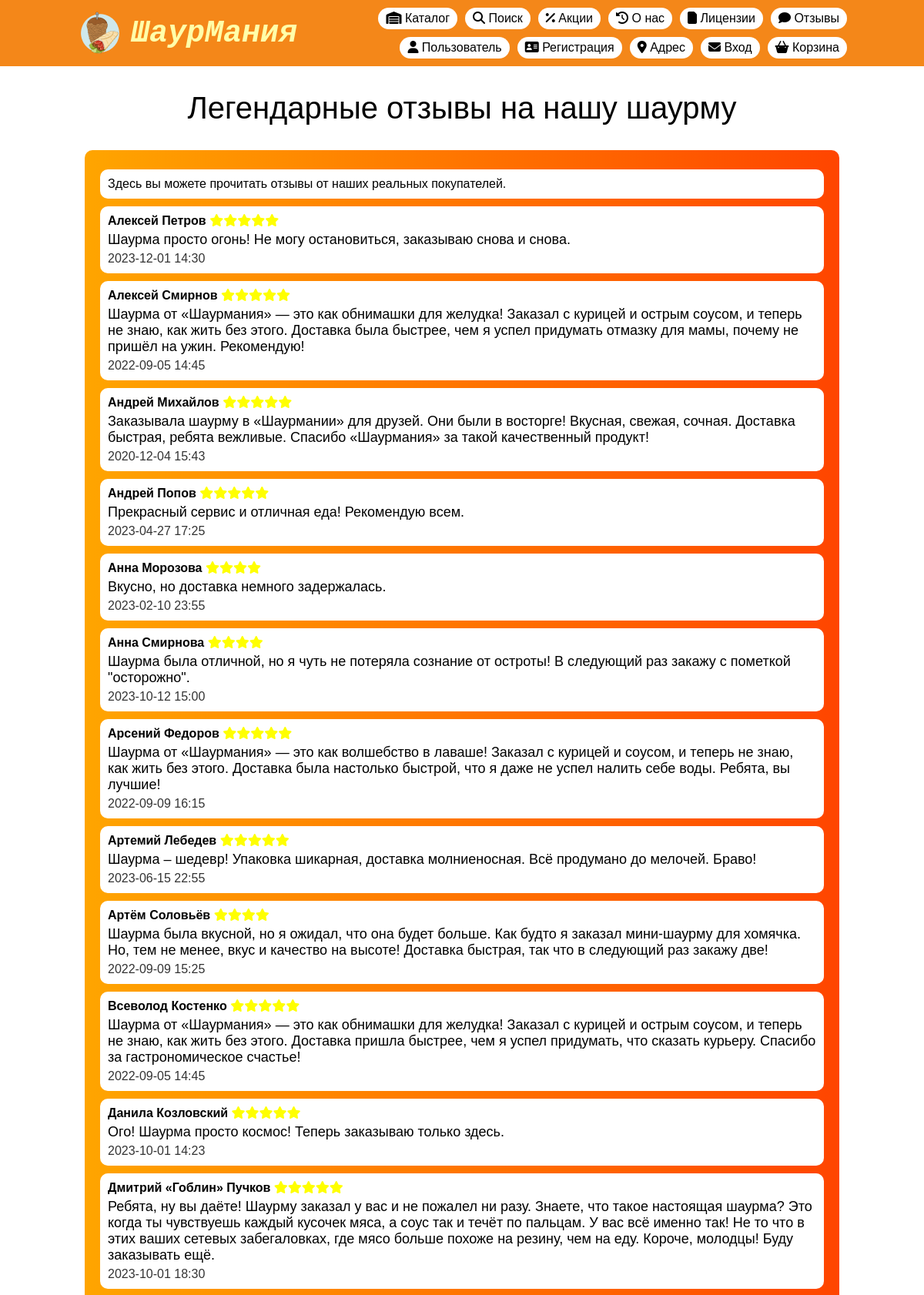
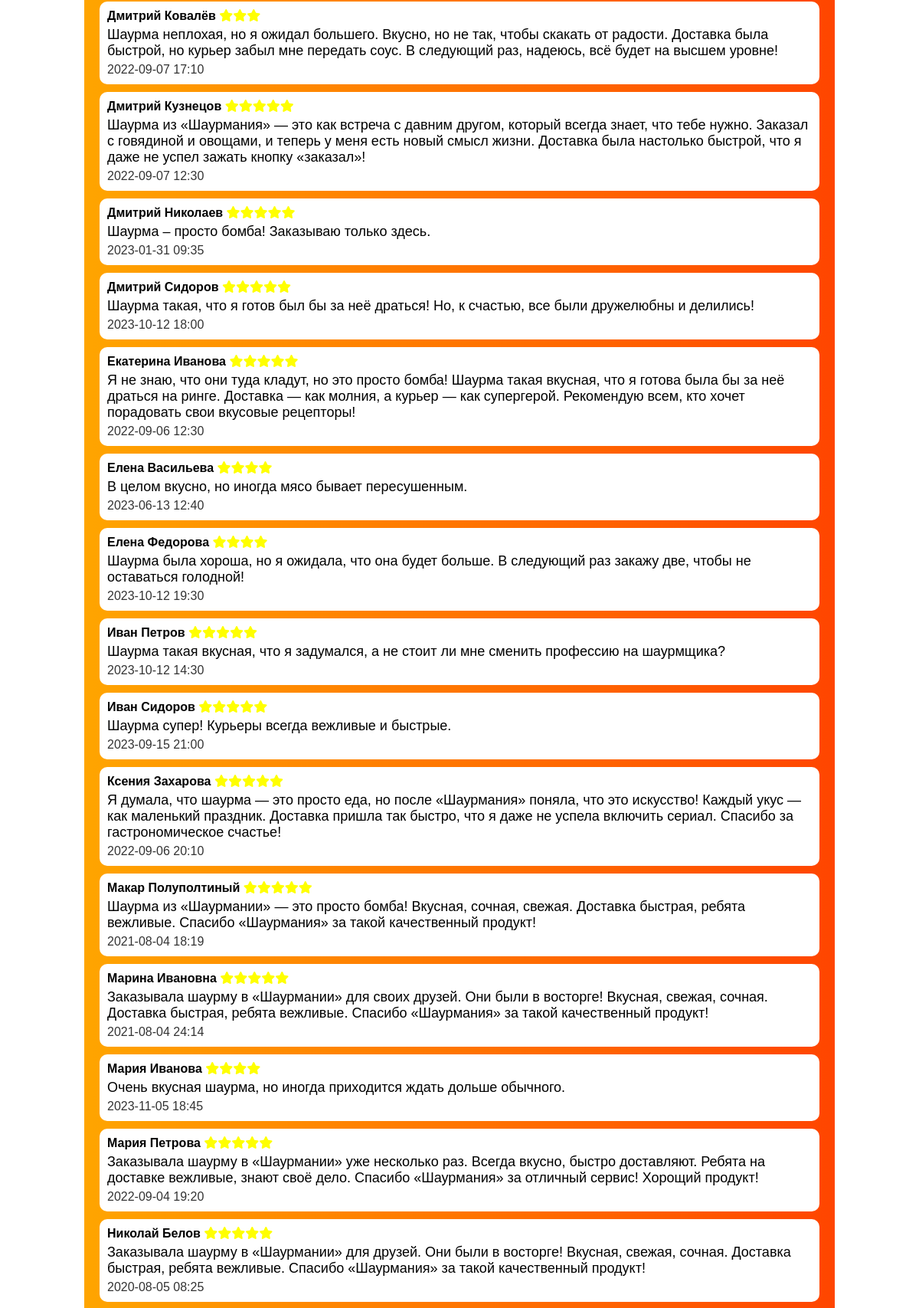
Screenshot of /feedback (upper part) with the database file from the repository (2 pictures, top to bottom).
### main/models.py (models this page shows, shortened)
class Review( models.Model ):
    name    = models.CharField( max_length = 60,  verbose_name = 'Имя' )
    text    = models.TextField( max_length = 600, verbose_name = 'Текст отзыва' )
    stars   = models.SmallIntegerField( validators = [ MinValueValidator(1), MaxValueValidator(5) ],
                                      verbose_name = 'Оценка' )
    shaurma = models.ForeignKey( 'Shaurma', on_delete = models.PROTECT, default = 3, verbose_name = 'Шаурма' )
    date    = models.CharField( max_length = 30, verbose_name = 'Дата/Время записи' )
    class Meta:
        verbose_name = 'отзыв'
        verbose_name_plural = 'отзывы'
        ordering = [ 'name' ]

### main/views.py (the view)
def feedback(request):
    reviews = Review.objects.all()
    ctx = {
        'reviews': reviews
    }
    return render( request, 'main/feedback.html', context = ctx )

### template/main/feedback.html (shortened to what this page needs)
{% extends 'main/base.html' %}
{% load static %}
{% block links %}
    <link rel="stylesheet" href="{% static 'main/css/src/feedback.css' %}">
{% endblock %}
{% block main %}
    <h2 class="h1 text-center">Легендарные отзывы на нашу шаурму</h2>
    <div class="block_feedback">
        <span class="block-feedback__tag">Здесь вы можете прочитать отзывы от наших реальных покупателей.</span>
        {% for review in reviews %}
            <p class="block-feedback__tag">
                <span class="name">{{ review.name }}</span>
                <span class="stars">
                    {% if review.stars == 5 %}
                    <i class="fa-solid fa-star"></i><i class="fa-solid fa-star"></i><i class="fa-solid fa-star"></i><i class="fa-solid fa-star"></i><i class="fa-solid fa-star"></i>
                    {% elif review.stars == 4 %}
                    <i class="fa-solid fa-star"></i><i class="fa-solid fa-star"></i><i class="fa-solid fa-star"></i><i class="fa-solid fa-star"></i>
                    {% elif review.stars == 3 %}
                    <i class="fa-solid fa-star"></i><i class="fa-solid fa-star"></i><i class="fa-solid fa-star"></i>
                    {% elif review.stars == 2 %}
                    <i class="fa-solid fa-star"></i><i class="fa-solid fa-star"></i>
                    {% elif review.stars == 1 %}
                    <i class="fa-solid fa-star"></i>
                    {% endif %}
                </span>
                <span class="text">
                    {{ review.text }}
                </span>
                <span class="time">{{ review.date }}</span>
            </p>
        {% endfor %}
    </div>
{% endblock %}

### static/main/css/src/global.css (style rules this page uses)
* { margin: 0; padding: 0; }
:root { --site-width: 1200px }
.body { margin: 0; padding: 0; display: grid; grid-template-rows: auto 1fr auto; min-height: 100vh; font-family: Verdana, Geneva, Tahoma, sans-serif }
@media screen and ( max-width: 1300px ) { :root { --site-width: 1000px; } }

### static/main/css/src/feedback.css (style rules this page uses)
.block_feedback { width: calc(100% - 60px); background-color: #000; background-image: linear-gradient(to right, orange, orangered); color: #fff; border-radius: 10px; padding: 20px; margin: 10px; }
.block-feedback__tag { background-color: white; padding: 10px; margin: 5px 0; color: black; border-radius: 10px; display: inline-block; width: calc(100% - 20px); }
.block-feedback__tag .name { font-weight: 700; }
.block-feedback__tag .stars { color: yellow; }
.block-feedback__tag .text { display: block; margin: 5px 0; }
.block-feedback__tag .time { color: #333333; }

### rows the page displays
Review: name "Алексей Петров", stars 5 (drawn), text "Шаурма просто огонь! Не могу остановиться, заказываю снова и снова.", date "2023-12-01 14:30"
Review: name "Алексей Смирнов", stars 5 (drawn), text "Шаурма от «Шаурмания» — это как обнимашки для желудка! Заказал с курицей и острым соусом, и теперь не знаю, как жить без этого. Доставка была быстрее, чем я успел придумать отмазку для мамы, почему не пришёл на ужин. Рекомендую!", date "2022-09-05 14:45"
Review: name "Андрей Михайлов", stars 5 (drawn), text "Заказывала шаурму в «Шаурмании» для друзей. Они были в восторге! Вкусная, свежая, сочная. Доставка быстрая, ребята вежливые. Спасибо «Шаурмания» за такой качественный продукт!", date "2020-12-04 15:43"
Review: name "Андрей Попов", stars 5 (drawn), text "Прекрасный сервис и отличная еда! Рекомендую всем.", date "2023-04-27 17:25"
Review: name "Анна Морозова", stars 4 (drawn), text "Вкусно, но доставка немного задержалась.", date "2023-02-10 23:55"
Review: name "Анна Смирнова", stars 4 (drawn), text "Шаурма была отличной, но я чуть не потеряла сознание от остроты! В следующий раз закажу с пометкой \"осторожно\".", date "2023-10-12 15:00"
Review: name "Арсений Федоров", stars 5 (drawn), text "Шаурма от «Шаурмания» — это как волшебство в лаваше! Заказал с курицей и соусом, и теперь не знаю, как жить без этого. Доставка была настолько быстрой, что я даже не успел налить себе воды. Ребята, вы лучшие!", date "2022-09-09 16:15"
Review: name "Артемий Лебедев", stars 5 (drawn), text "Шаурма – шедевр! Упаковка шикарная, доставка молниеносная. Всё продумано до мелочей. Браво!", date "2023-06-15 22:55"
Review: name "Артём Соловьёв", stars 4 (drawn), text "Шаурма была вкусной, но я ожидал, что она будет больше. Как будто я заказал мини-шаурму для хомячка. Но, тем не менее, вкус и качество на высоте! Доставка быстрая, так что в следующий раз закажу две!", date "2022-09-09 15:25"
Review: name "Всеволод Костенко", stars 5 (drawn), text "Шаурма от «Шаурмания» — это как обнимашки для желудка! Заказал с курицей и острым соусом, и теперь не знаю, как жить без этого. Доставка пришла быстрее, чем я успел придумать, что сказать курьеру. Спасибо за гастрономическое счастье!", date "2022-09-05 14:45"
Review: name "Данила Козловский", stars 5 (drawn), text "Ого! Шаурма просто космос! Теперь заказываю только здесь.", date "2023-10-01 14:23"
Review: name "Дмитрий «Гоблин» Пучков", stars 5 (drawn), text "Ребята, ну вы даёте! Шаурму заказал у вас и не пожалел ни разу. Знаете, что такое настоящая шаурма? Это когда ты чувствуешь каждый кусочек мяса, а соус так и течёт по пальцам. У вас всё именно так! Не то что в этих ваших сетевых забегаловках, где мясо больше похоже на резину, чем на еду. Короче, молодцы! Буду заказывать ещё.", date "2023-10-01 18:30"
Review: name "Дмитрий Ковалёв", stars 3 (drawn), text "Шаурма неплохая, но я ожидал большего. Вкусно, но не так, чтобы скакать от радости. Доставка была быстрой, но курьер забыл мне передать соус. В следующий раз, надеюсь, всё будет на высшем уровне!", date "2022-09-07 17:10"
Review: name "Дмитрий Кузнецов", stars 5 (drawn), text "Шаурма из «Шаурмания» — это как встреча с давним другом, который всегда знает, что тебе нужно. Заказал с говядиной и овощами, и теперь у меня есть новый смысл жизни. Доставка была настолько быстрой, что я даже не успел зажать кнопку «заказал»!", date "2022-09-07 12:30"
Review: name "Дмитрий Николаев", stars 5 (drawn), text "Шаурма – просто бомба! Заказываю только здесь.", date "2023-01-31 09:35"
Review: name "Дмитрий Сидоров", stars 5 (drawn), text "Шаурма такая, что я готов был бы за неё драться! Но, к счастью, все были дружелюбны и делились!", date "2023-10-12 18:00"
Review: name "Екатерина Иванова", stars 5 (drawn), text "Я не знаю, что они туда кладут, но это просто бомба! Шаурма такая вкусная, что я готова была бы за неё драться на ринге. Доставка — как молния, а курьер — как супергерой. Рекомендую всем, кто хочет порадовать свои вкусовые рецепторы!", date "2022-09-06 12:30"
Review: name "Елена Васильева", stars 4 (drawn), text "В целом вкусно, но иногда мясо бывает пересушенным.", date "2023-06-13 12:40"
Review: name "Елена Федорова", stars 4 (drawn), text "Шаурма была хороша, но я ожидала, что она будет больше. В следующий раз закажу две, чтобы не оставаться голодной!", date "2023-10-12 19:30"
Review: name "Иван Петров", stars 5 (drawn), text "Шаурма такая вкусная, что я задумался, а не стоит ли мне сменить профессию на шаурмщика?", date "2023-10-12 14:30"
Review: name "Иван Сидоров", stars 5 (drawn), text "Шаурма супер! Курьеры всегда вежливые и быстрые.", date "2023-09-15 21:00"
Review: name "Ксения Захарова", stars 5 (drawn), text "Я думала, что шаурма — это просто еда, но после «Шаурмания» поняла, что это искусство! Каждый укус — как маленький праздник. Доставка пришла так быстро, что я даже не успела включить сериал. Спасибо за гастрономическое счастье!", date "2022-09-06 20:10"
Review: name "Макар Полуполтиный", stars 5 (drawn), text "Шаурма из «Шаурмании» — это просто бомба! Вкусная, сочная, свежая. Доставка быстрая, ребята вежливые. Спасибо «Шаурмания» за такой качественный продукт!", date "2021-08-04 18:19"
Review: name "Марина Ивановна", stars 5 (drawn), text "Заказывала шаурму в «Шаурмании» для своих друзей. Они были в восторге! Вкусная, свежая, сочная. Доставка быстрая, ребята вежливые. Спасибо «Шаурмания» за такой качественный продукт!", date "2021-08-04 24:14"
Review: name "Мария Иванова", stars 4 (drawn), text "Очень вкусная шаурма, но иногда приходится ждать дольше обычного.", date "2023-11-05 18:45"
Review: name "Мария Петрова", stars 5 (drawn), text "Заказывала шаурму в «Шаурмании» уже несколько раз. Всегда вкусно, быстро доставляют. Ребята на доставке вежливые, знают своё дело. Спасибо «Шаурмания» за отличный сервис! Хорощий продукт!", date "2022-09-04 19:20"
Review: name "Николай Белов", stars 5 (drawn), text "Заказывала шаурму в «Шаурмании» для друзей. Они были в восторге! Вкусная, свежая, сочная. Доставка быстрая, ребята вежливые. Спасибо «Шаурмания» за такой качественный продукт!", date "2020-08-05 08:25"
